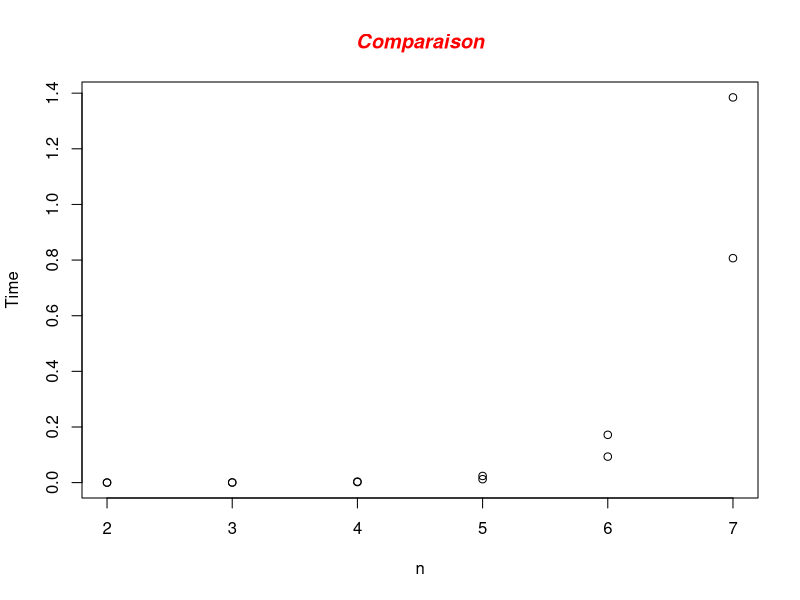
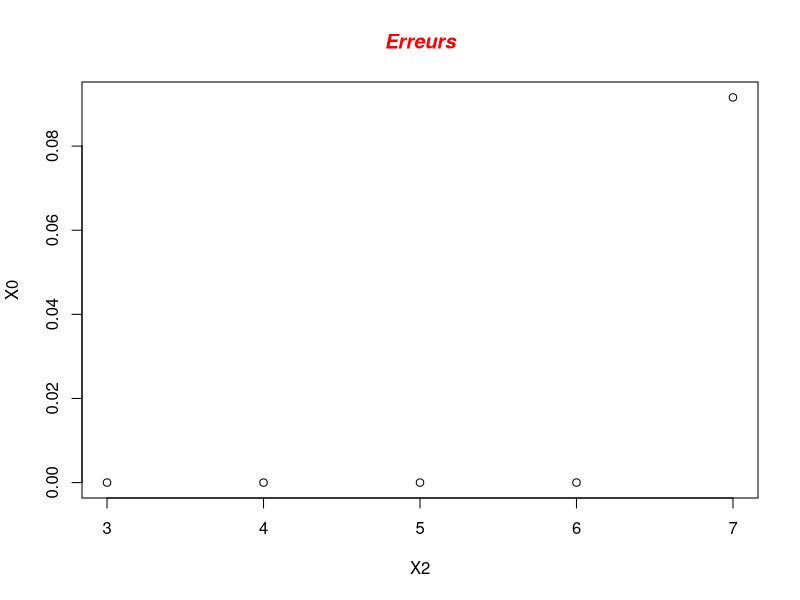

These charts were generated, in order, by the following R code:
comparaison_data <- read.table("comparaison.data",header=T)
comparaison_data

png("Comparison.png")

plot(comparaison_data)

title(main="Comparaison", col.main="red", font.main=4)

dev.off()

error_data <- read.table("error.data",header=T)
error_data

png("Error.png")

plot(error_data)

title(main="Erreurs", col.main="red", font.main=4)

dev.off()